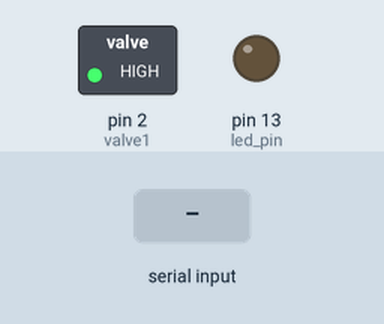
Bench run of a sketch on a simulated Arduino Uno, built with avr-gcc and run on an emulated ATmega328P. On the bench: switched loads named in the sketch (green lamp = pin HIGH), output pins drawn as LEDs (lit = HIGH). Inputs (shaded band) come from the test bench.

Above: at 1.2 s.
1.3 s: "v90\n" received over Serial
At 1.31 s:
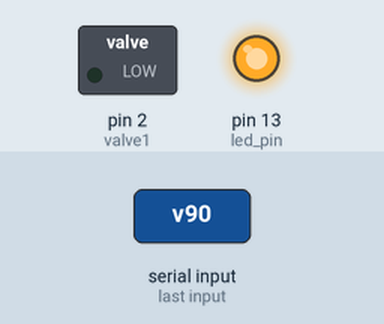
2.8 s: "v" received over Serial
At 4.3 s:
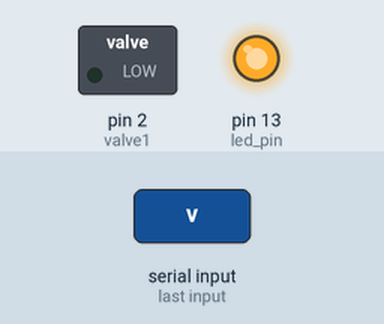
5.3 s: "v,45\n" received over Serial
At 6.0 s:
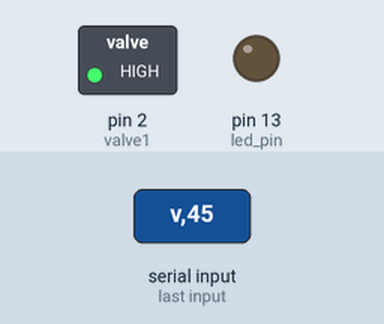
Timing chart, 0 to 8.3 s (numbered marks = the images above; inputs shaded):
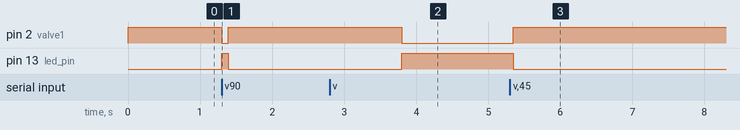

The sketch:

valve_control.ino
```cpp
const int valve1 = 2;
const int led_pin = 13;

unsigned long valveActiveTime = 0;
unsigned long startTime = 0;

void setup() {
  pinMode(valve1, OUTPUT);
  pinMode(led_pin, OUTPUT);
  digitalWrite(valve1, HIGH); // HIGH = valve closed
  digitalWrite(led_pin, LOW);
  Serial.begin(9600);
}

void loop() {
  if (Serial.available() > 0) {
    if (Serial.read() == 'v') {
      valveActiveTime = Serial.parseInt();
      startTime = millis();
      digitalWrite(valve1, LOW);
      digitalWrite(led_pin, HIGH);
    }
    while (Serial.available() > 0) {
      Serial.read(); // Flush the buffer
    }
  }

  if (valveActiveTime > 0 && (millis() - startTime >= valveActiveTime)) {
    digitalWrite(valve1, HIGH);
    digitalWrite(led_pin, LOW);
    valveActiveTime = 0;
  }
}
```

Measured:
- after the input at 1.3 s, pin 2 (valve1): HIGH → LOW at once, → HIGH 0.09 s later; pin 13 (led_pin): LOW → HIGH at once, → LOW 0.09 s later
- after the input at 2.8 s, pin 2 (valve1): HIGH → LOW after 1.0 s; pin 13 (led_pin): LOW → HIGH after 1.0 s
- after the input at 5.3 s, pin 2 (valve1): LOW → HIGH after 0.05 s; pin 13 (led_pin): HIGH → LOW after 0.05 s
